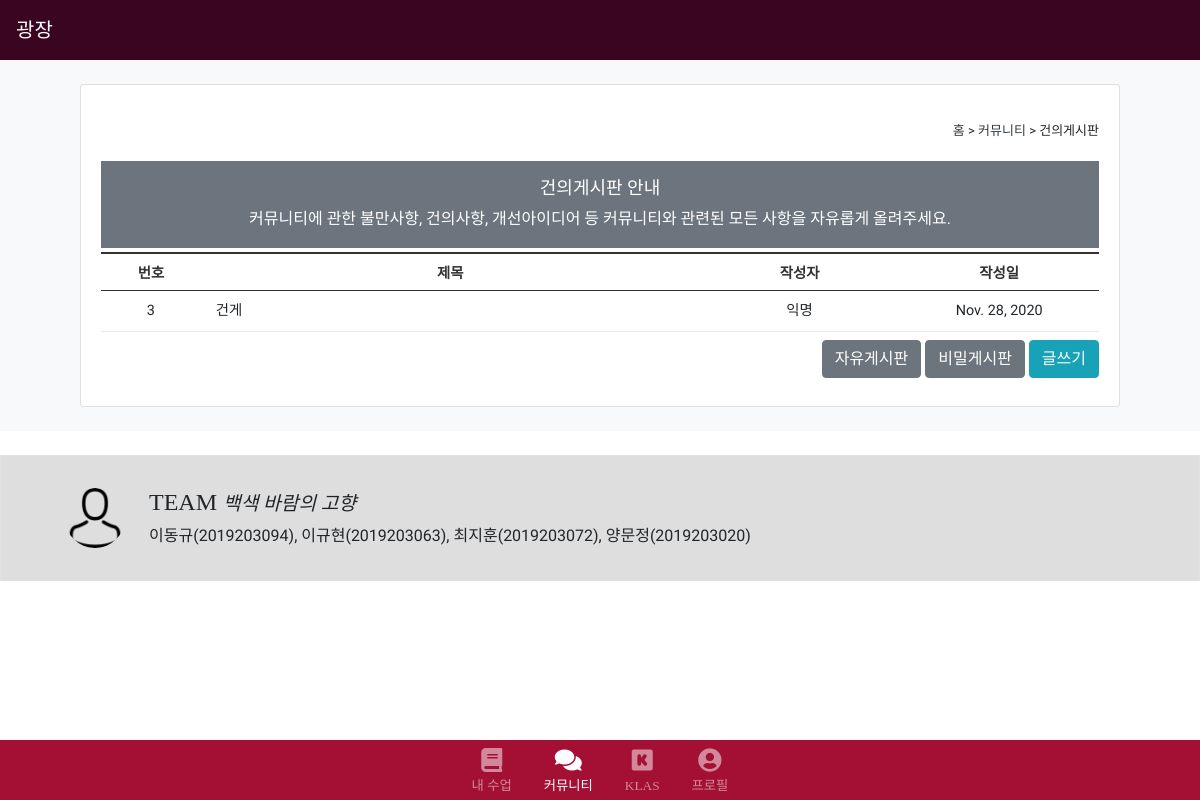
The app's page /main/board/3/ (signed in) with its own data.
### main/models.py (models this page shows, shortened)
class Post(models.Model):
    title = models.CharField(max_length = 50)
    pub_date = models.DateField('date published')
    body = models.TextField()
    board = models.IntegerField(default=0)

### main/views.py (the view)
# urls.py: path('board/<int:board_id>/', views.board, name='board'),
def board(request, board_id):
    posts = Post.objects.filter(board=board_id)
    context = {
        'posts':posts,
        'board_id':board_id,
        'n1':'1',
    }
    if board_id == 1:
        context['title']='자유게시판'
        context['body']='자유게시판은 실명제로 교내외 활동과 관련된 정보 공유 및 개인의 의견을 담은 게시물을 올릴 수 있습니다.'
    elif board_id == 2:
        context['title']='비밀게시판'
        context['body']='익명으로 소통하는 게시판입니다.'
    elif board_id == 3:
        context['title']='건의게시판'
        context['body']='커뮤니티에 관한 불만사항, 건의사항, 개선아이디어 등 커뮤니티와 관련된 모든 사항을 자유롭게 올려주세요.'
    return render(request, 'main/post/list.html', context)

### main/templates/main/post/list.html (shortened to what this page needs)
{% extends "main/base.html" %}
{% load static %}
{% block body %}
    {% if user.is_authenticated %}
        {% include 'main/repeat/navtop.html' %}
        {% include 'main/repeat/navbar.html' %}
        {% include 'main/post/listModule.html' %}
        {% include 'main/repeat/footer.html' %}
    {% endif %}
{% endblock %}

### main/templates/main/post/listModule.html (shortened to what this page needs)
    <body>
        <section>
            <div class="py-4 bg-light">
                <div class="container">
                    <div class="card card-body content">
                        <div>
                        <div class="btn2Con">
                            <p class="contenttitle">
                                <div style="font-size: 13px; text-align: right;">
                                    <a class="text-dark" onclick="location.href='home.html'">홈</a>
                                        >
                                    <a class="text-dark" onclick="location.href='freeboard.html'">커뮤니티</a>
                                        > {{title}}
                                </div>
                            </p>
                        </div>
                        <div class="py-1">
                            <div class="bg-secondary text-white" style="padding: 17px 0; text-align: center;">
                                <h5>{{title}} 안내</h5>
                                {{body}}
                            </div>
                        </div>
                        </div>
                        <table class="gall_list">
                            <colgroup>
                                <col style="width: 10%;">
                                <col>
                                <col style="width: 20%;">
                                <col style="width: 20%;">
                            </colgroup>
                            <thead>
                                <tr>
                                    <th scope="col">번호</th>
                                    <th scope="col">제목</th>
                                    <th scope="col">작성자</th>
                                    <th scope="col">작성일</th>
                                </tr>
                                <tbody>
                                    {% for post in posts.all %}
                                    <tr onclick="location.href='{% url 'main:post' board_id post.id %}'" style="cursor: pointer;">
                                        <td>
                                            <span>{{post.id}}</span>
                                        </td>
                                        <td class="lft">{{post.title}}</td>
                                        <td scope="col">익명</td>
                                        <td scope="col">{{post.pub_date}}</td>
                                    </tr>
                                    {% endfor %}
                                </tbody>
                            </thead>
                        </table>
                        <div class="btnCon">
                            {% if board_id == 1 %}
                            <a href="{% url 'main:board' 2 %}" class="btn btn-secondary">비밀게시판</a>
                            <a href="{% url 'main:board' 3 %}" class="btn btn-secondary">건의게시판</a>
                            <a href="{% url 'main:write' board_id %}" class="btn btn-info">글쓰기</a>
                            {% elif board_id == 2 %}
                            <a href="{% url 'main:board' 1 %}" class="btn btn-secondary">자유게시판</a>
                            <a href="{% url 'main:board' 3 %}" class="btn btn-secondary">건의게시판</a>
                            <a href="{% url 'main:write' board_id %}" class="btn btn-info">글쓰기</a>
                            {% elif board_id == 3 %}
                            <a href="{% url 'main:board' 1 %}" class="btn btn-secondary">자유게시판</a>
                            <a href="{% url 'main:board' 2 %}" class="btn btn-secondary">비밀게시판</a>
                            <a href="{% url 'main:write' board_id %}" class="btn btn-info">글쓰기</a>
                            {% endif %}
                        </div>
                    </div>
                </div>
            </div>
        </section>
    </body>

### main/static/custom.css (style rules this page uses)
h5 { font-family: 'Jeju Gothic'; font-size: 18px; }
body { font-family: 'Nanum Gothic'; }
:root { --lghred: rgb(234, 57, 77); --lghblue: rgb(83, 158, 255); --lghblack: rgb(122, 122, 122); --lghdkgrey: rgb(75, 75, 75); --kwred: #A41034; }
table { font-size: 0.9em; }

### main/templates/main/post/listModule.html (style rules this page uses)
.container { width: 100%; padding-right: 50px; padding-left: 50px; margin-right: auto; margin-left: auto; }
.contenttitle { font-weight: 500; font-size: 1.429rem; color: #222; margin-top: 0.5rem; }
.gall_list { width: 100%; border-bottom: 1px solid #333; }
th { height: 37px; border-width: 2px 0 1px; border-style: solid; border-color: #333; vertical-align: middle; text-align: center; color: #333; }
td { text-align: center; padding: 8px; background: #ffffff; border-bottom: 1px solid #e7e7e7; border-left: 0px solid #dde2e8; vertical-align: middle; line-height: 24px; }
td.lft { padding-left: 15px; text-align: left; }
.btnCon { text-align: right; margin: 0.5rem 0; position: relative; display: block; }
.btn2Con { text-align: left; margin: 0.5rem 0; position: relative; display: block; }

### records on screen
Post: id "3", title "건게", pub_date "Nov. 28, 2020"

### other values on screen
{{ title }} "건의게시판"
{{ body }} "커뮤니티에 관한 불만사항, 건의사항, 개선아이디어 등 커뮤니티와 관련된 모든 사항을 자유롭게 올려주세요."
